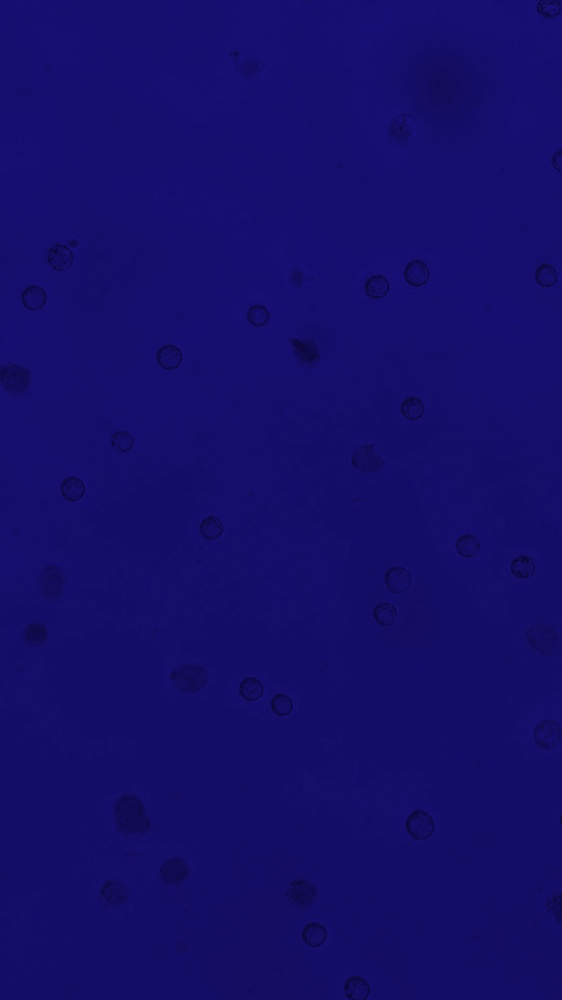
#> input picture python-version/cellphoto-blue version.jpg, 562 x 1000 px, shrunk from 1080 x 1920 before the run
$ python -i cell_detector.py   (imports and definitions only)
#> lines starting #> are read from the running program, lines starting #| are printed output that depends on the picture; after the words box and inside, x2 and y2 are one past the last pixel; in counts of white or black regions, pixels touching at a corner belong together
#> further down, picture is the input picture: shape (1000, 562, 3); mean B, G, R 105.3, 13.6, 20.3
"""
Cell Detection Module
This module contains the CellDetector class for processing images and detecting cells.
"""

import numpy as np
import cv2
from skimage import filters, morphology, measure, segmentation
import scipy.ndimage as ndi

class CellDetector:
    """Cell detection class for processing images and detecting cells"""

    def __init__(self):
        # Parameters for cell detection (optimized for conservative detection)
        self.clahe_clip_limit = 2.0  # Reduced for less aggressive contrast enhancement
        self.clahe_tile_size = 8     # Smaller tiles for more localized enhancement
        self.min_object_size = 25    # Increased to filter out more noise
        self.eccentricity_threshold = 0.95  # More restrictive for rounder objects
        self.area_threshold_small = 100     # Lower threshold for first stage
        self.area_threshold_large = 300     # Reduced for more conservative filtering
        self.area_min = 80           # Increased minimum area
        self.area_max = 500          # Increased maximum area for larger cells
        self.min_perimeter = 30      # Reduced minimum perimeter
        self.max_perimeter = 200     # Reduced maximum perimeter
        self.min_circularity = 0.3   # More permissive circularity
        self.max_circularity = 3.0   # More restrictive maximum circularity
        self.aspect_ratio_threshold = 2.0  # More permissive aspect ratio

        # Edge detection parameters (more conservative)
        self.canny_low = 50          # Higher low threshold
        self.canny_high = 150        # Keep high threshold
        self.edge_threshold = 50     # Higher edge threshold

        # Morphology parameters
        self.final_min_size = 100

        # Watershed segmentation parameters
        self.use_watershed = True
        self.watershed_distance_threshold = 10
        self.watershed_footprint_size = 3
        self.watershed_compactness = 0.5
        self.watershed_min_area = 500

        # For backward compatibility
        self.min_area = self.area_min
        self.max_area = self.area_max

        self.detected_cells = []
        self.processing = False

    def detect_cells(self, frame, aoi_coords=None, return_debug=False):
        """Process image and detect cells, optionally within an AOI"""
#> called with return_debug = False
        # Make a copy of the image to avoid modifying the original
        org = frame.copy()

        # If AOI is provided, crop the image to the AOI
        if aoi_coords and all(coord != 0 for coord in aoi_coords):
            x1, y1, x2, y2 = aoi_coords
            # Ensure x1 < x2 and y1 < y2
            if x1 > x2: x1, x2 = x2, x1
            if y1 > y2: y1, y2 = y2, y1

            # Crop the image to the AOI
            org = org[y1:y2, x1:x2]

            # If the cropped image is too small, return empty results
            if org.shape[0] < 10 or org.shape[1] < 10:
                return [] if not return_debug else ([], None)

        # Convert BGR to RGB for display
        org_rgb = cv2.cvtColor(org, cv2.COLOR_BGR2RGB)

        # Convert to grayscale
        gray_image = cv2.cvtColor(org, cv2.COLOR_BGR2GRAY)

        # Enhance contrast using CLAHE
        clahe = cv2.createCLAHE(clipLimit=self.clahe_clip_limit,
                              tileGridSize=(self.clahe_tile_size, self.clahe_tile_size))
        enhanced_image = clahe.apply(gray_image)
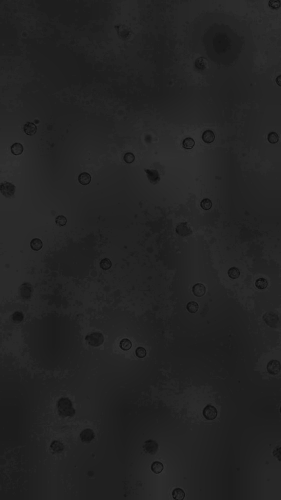
#> enhanced_image: shape (1000, 562) (shown at 1/2 size); min 9, max 55, mean 35.6

        # Convert to float and denoise
        double_image = enhanced_image.astype(np.float32) / 255.0
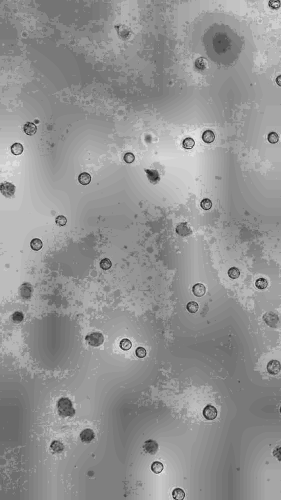
#> double_image: shape (1000, 562) float32 (shown at 1/2 size); min 0.0353, max 0.216, mean 0.14; drawn with min black and max white
        denoised_image = cv2.GaussianBlur(double_image, (3, 3), 2)

        # Conservative binary thresholding - use Otsu for cleaner segmentation
        try:
            # Use Otsu thresholding for better automatic threshold selection
            _, binary_image = cv2.threshold(gray_image, 0, 255, cv2.THRESH_BINARY_INV + cv2.THRESH_OTSU)
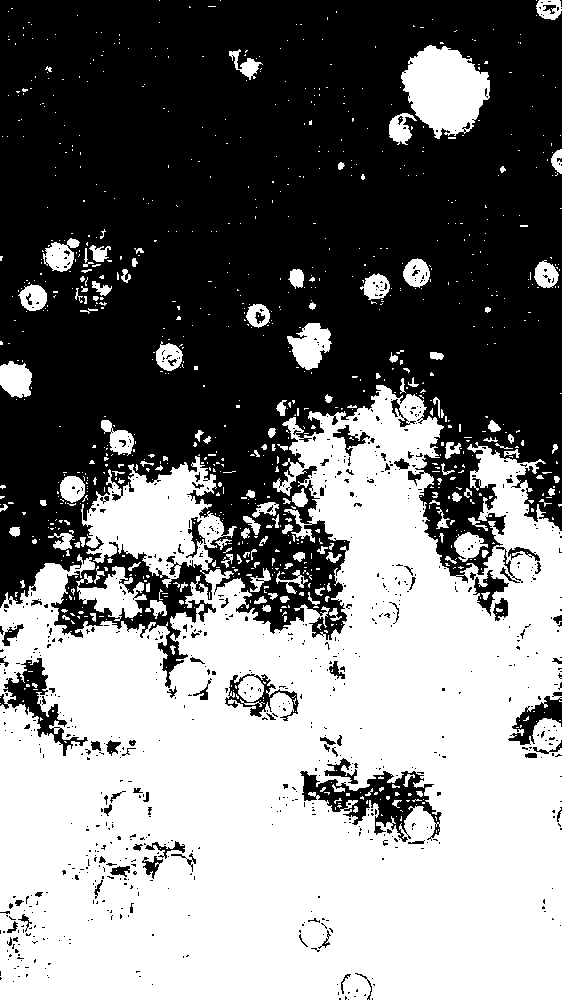
#> binary_image: shape (1000, 562); 48.6% white; 946 white regions (807 under 20 px), largest, box (x1, y1, x2, y2) and area: (0, 385, 562, 1000) 246953, (401, 45, 490, 139) 5537, (76, 566, 147, 621) 1808
        except:
            # Fallback to simple thresholding
            _, binary_image = cv2.threshold(gray_image, 127, 255, cv2.THRESH_BINARY_INV)

        # Conservative edge detection - use only Canny for clean edges
        img_8bit = (denoised_image * 255).astype(np.uint8)
        edge_canny = cv2.Canny(img_8bit, self.canny_low, self.canny_high)
#> edge_canny: shape (1000, 562); every value is 0

        # Combine binary and edge detection (more conservative approach)
        roi_seg = binary_image.astype(bool) | edge_canny.astype(bool)

        # Conservative morphological operations
        kernel_small = cv2.getStructuringElement(cv2.MORPH_ELLIPSE, (2, 2))
        kernel_medium = cv2.getStructuringElement(cv2.MORPH_ELLIPSE, (3, 3))

        # Remove noise first
        roi_seg = morphology.remove_small_objects(roi_seg.astype(bool), min_size=self.min_object_size)
#> roi_seg: shape (1000, 562) bool; 47.8% white; 107 white regions, largest, box (x1, y1, x2, y2) and area: (0, 385, 562, 1000) 236842, (81, 456, 237, 588) 9807, (401, 45, 490, 139) 5534

        # Light morphological operations to preserve cell boundaries
        roi_seg = cv2.morphologyEx(roi_seg.astype(np.uint8), cv2.MORPH_OPEN, kernel_small)
#> roi_seg: shape (1000, 562); values 0 (black) and 1 (white), 47.6% white; 164 white regions (45 under 20 px), largest, box (x1, y1, x2, y2) and area: (0, 386, 562, 1000) 235975, (83, 457, 225, 588) 9695, (402, 46, 491, 140) 5501
        roi_seg = cv2.morphologyEx(roi_seg.astype(np.uint8), cv2.MORPH_CLOSE, kernel_medium, iterations=1)
#> roi_seg: shape (1000, 562); values 0 (black) and 1 (white), 48.4% white; 107 white regions (13 under 20 px), largest, box (x1, y1, x2, y2) and area: (0, 386, 562, 1000) 250426, (402, 46, 491, 140) 5571, (78, 567, 151, 619) 1794

        # Fill small holes only
        roi_seg = morphology.remove_small_holes(roi_seg.astype(bool), area_threshold=50)
#> roi_seg: shape (1000, 562) bool; 48.9% white; 107 white regions (13 under 20 px), largest, box (x1, y1, x2, y2) and area: (0, 386, 562, 1000) 253170, (402, 46, 491, 140) 5576, (78, 567, 151, 619) 1814

        # Final segmentation with stricter size filtering
        final_seg = morphology.remove_small_objects(roi_seg.astype(bool), min_size=self.min_object_size * 2)
#> final_seg: shape (1000, 562) bool; 48.6% white; 46 white regions

        # Label connected components
        labeled_image = measure.label(final_seg)
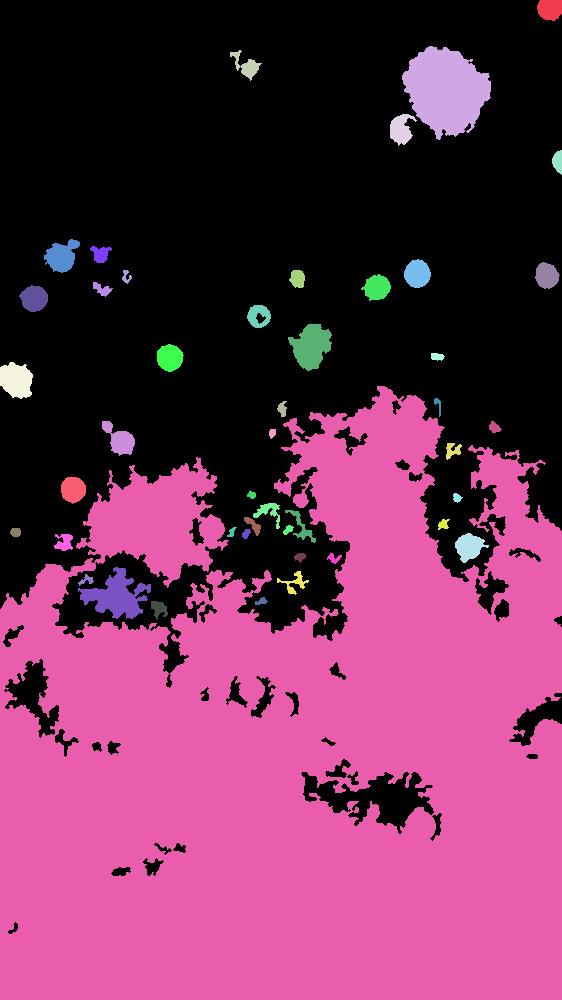
#> labeled_image: shape (1000, 562) int32; 47 distinct labels, from 0 to 46; one colour per label, 0 black
        props = measure.regionprops(labeled_image)
#> props = 46 regions; largest, box (x1, y1, x2, y2) and area: (0, 386, 562, 1000) 253130, (402, 46, 491, 140) 5576, (78, 567, 151, 619) 1814, (288, 324, 332, 371) 1303, (0, 362, 33, 399) 929

        # First filtering step - more permissive to improve recall
        # Allow objects that meet basic size criteria to pass to second filter
        mask = np.zeros_like(final_seg, dtype=bool)
        for prop in props:
            # More permissive first filter - let second filter do the detailed work
            if (prop.area > self.area_min/2):  # Allow smaller objects to pass through
                mask[labeled_image == prop.label] = True
#> this loop made 46 passes

        # Update final segmentation with the mask
        final_seg = mask

        # Apply watershed segmentation to separate touching cells if enabled
        if self.use_watershed:
            # First, get the original labeled image and region properties
            original_labeled = measure.label(final_seg)
            original_props = measure.regionprops(original_labeled)
#> original_props has the same summary as props

            # Create a mask for large objects that need watershed segmentation
            large_objects_mask = np.zeros_like(final_seg, dtype=bool)
            for prop in original_props:
                if prop.area > self.watershed_min_area:
                    large_objects_mask[original_labeled == prop.label] = True
#> large_objects_mask: shape (1000, 562) bool; 47.7% white; 14 white regions, largest, box (x1, y1, x2, y2) and area: (0, 386, 562, 1000) 253130, (402, 46, 491, 140) 5576, (78, 567, 151, 619) 1814

            # Create a mask for small objects that don't need watershed segmentation
            small_objects_mask = final_seg & ~large_objects_mask
#> small_objects_mask: shape (1000, 562) bool; 0.91% white; 32 white regions, largest, box (x1, y1, x2, y2) and area: (535, 262, 560, 289) 488, (537, 0, 562, 21) 444, (247, 305, 271, 328) 366

            # Only apply watershed to large objects
            if np.any(large_objects_mask):
                # Distance transform on large objects only
                distance = ndi.distance_transform_edt(large_objects_mask)

                # Apply threshold to distance map to find markers
                # This helps identify separate cells even when they're touching
                distance_peaks = distance > self.watershed_distance_threshold
#> distance_peaks: shape (1000, 562) bool; 36% white; 20 white regions (4 under 20 px), largest, box (x1, y1, x2, y2) and area: (0, 406, 562, 1000) 193692, (98, 478, 192, 568) 4572, (413, 58, 481, 125) 2913

                # Clean up the peaks to get better markers
                distance_peaks = morphology.remove_small_objects(distance_peaks, min_size=2)
#> distance_peaks: shape (1000, 562) bool; 36% white; 18 white regions (2 under 20 px)

                # Label the peaks as markers
                markers = measure.label(distance_peaks)
#> markers: shape (1000, 562) int32; 19 distinct labels, from 0 to 18

                # Apply watershed segmentation to large objects only
                # Use the negative distance as the input for watershed
                watershed_labels = segmentation.watershed(-distance, markers, mask=large_objects_mask,
                                                        compactness=self.watershed_compactness)
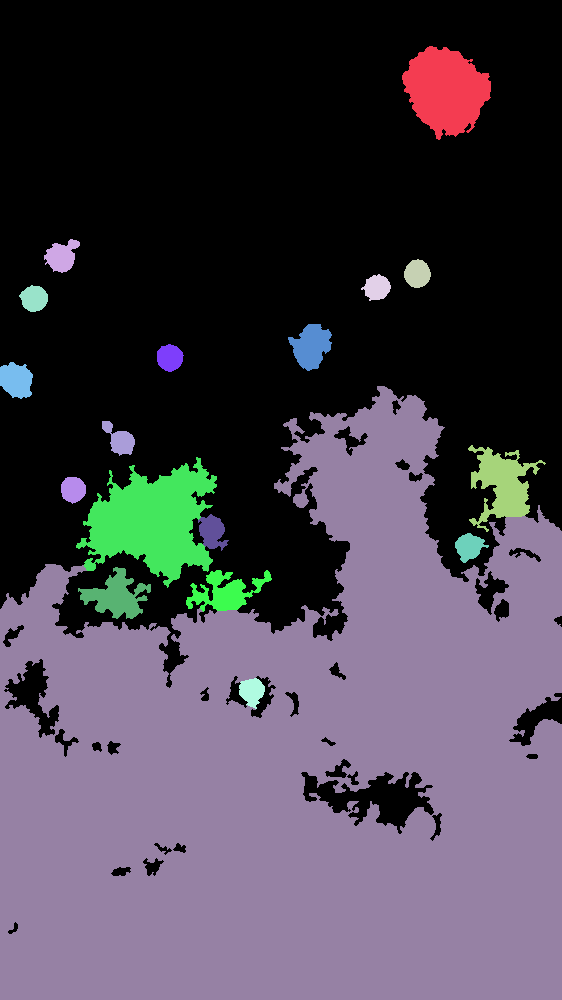
#> watershed_labels: shape (1000, 562) int32; 19 distinct labels, from 0 to 18; one colour per label, 0 black

                # Combine the watershed segmentation of large objects with the small objects
                # First, get the maximum label from watershed_labels
                max_watershed_label = np.max(watershed_labels) if np.any(watershed_labels) else 0
#> max_watershed_label = 18

                # Label the small objects starting from max_watershed_label + 1
                small_objects_labeled = measure.label(small_objects_mask)
#> small_objects_labeled: shape (1000, 562) int32; 33 distinct labels, from 0 to 32
                small_objects_labeled[small_objects_labeled > 0] += max_watershed_label
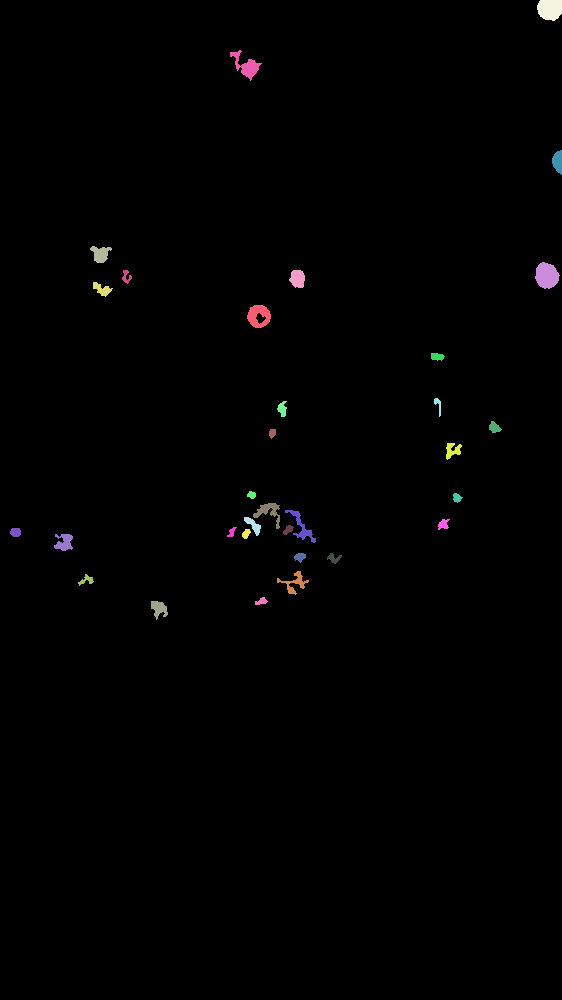
#> small_objects_labeled: shape (1000, 562) int32; 33 distinct labels, from 0 to 50; one colour per label, 0 black

                # Combine the two labeled images
                combined_labels = watershed_labels.copy()
                combined_labels[small_objects_mask] = small_objects_labeled[small_objects_mask]
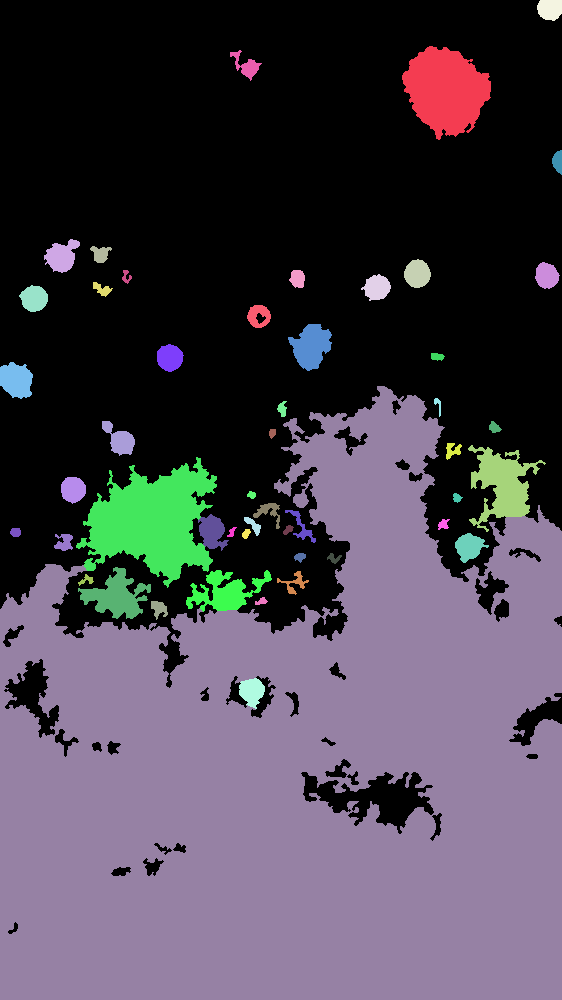
#> combined_labels: shape (1000, 562) int32; 51 distinct labels, from 0 to 50; one colour per label, 0 black

                # Final labeled image
                labeled_image = combined_labels
            else:
                # If no large objects, just use the original labeling
                labeled_image = original_labeled
        else:
            # Re-label after filtering without watershed
            labeled_image = measure.label(final_seg)

        # Get updated region properties after watershed segmentation
        props = measure.regionprops(labeled_image)
#> props = 50 regions; largest, box (x1, y1, x2, y2) and area: (0, 386, 562, 1000) 237357, (76, 457, 217, 588) 9910, (402, 46, 491, 140) 5576, (468, 445, 546, 532) 2936, (78, 567, 151, 619) 1814

        # Filter cells based on properties
        detected_cells = []
        for prop in props:
            area = prop.area
            perimeter = prop.perimeter
            circularity = (perimeter * perimeter) / (4 * np.pi * area)
            eccentricity = prop.eccentricity

            # Get bounding box for aspect ratio calculation
            bbox = prop.bbox
            height = bbox[2] - bbox[0]
            width = bbox[3] - bbox[1]

            # Calculate aspect ratio condition using parameter from visualization UI
            aspect_ratio_condition = (
                (height > width and self.aspect_ratio_threshold * width > height) or
                (width > height and self.aspect_ratio_threshold * height > width) or
                (height == width)
            )

            # Second filtering step - check area, perimeter, circularity and aspect ratio
            # Slightly more permissive to improve recall
            if (self.area_min * 0.8 < area < self.area_max * 1.2 and
                self.min_perimeter * 0.7 < perimeter < self.max_perimeter * 1.3 and
                self.min_circularity * 0.8 < circularity < self.max_circularity * 1.2 and
                aspect_ratio_condition):

                    # Calculate centroid
                    y, x = prop.centroid

                    # If using AOI, adjust the coordinates back to the original image
                    if aoi_coords and all(coord != 0 for coord in aoi_coords):
                        x1_aoi, y1_aoi = aoi_coords[0], aoi_coords[1]
                        adjusted_bbox = (
                            bbox[1] + x1_aoi,  # x1 (min_col + x_offset)
                            bbox[0] + y1_aoi,  # y1 (min_row + y_offset)
                            bbox[3] + x1_aoi,  # x2 (max_col + x_offset)
                            bbox[2] + y1_aoi   # y2 (max_row + y_offset)
                        )
                        detected_cells.append({
                            'bbox': adjusted_bbox,
                            'area': area,
                            'perimeter': perimeter,
                            'circularity': circularity,
                            'eccentricity': eccentricity,
                            'centroid': (x + x1_aoi, y + y1_aoi)  # (x, y) format
                        })
                    else:
                        # Add cell to the list
                        detected_cells.append({
                            'bbox': (bbox[1], bbox[0], bbox[3], bbox[2]),  # Convert to (x1, y1, x2, y2)
                            'centroid': (x, y),  # (x, y) format
                            'area': area,
                            'perimeter': perimeter,
                            'circularity': circularity,
                            'eccentricity': eccentricity
                        })
#> this loop made 50 passes
#> (area, perimeter, circularity, eccentricity, bbox, height, width, aspect_ratio_condition) on passes 3, 4, 5, 7, 10, 13, 15: (590, 88.67, 1.06, 0.361, (259, 404, 288, 431), 29, 27, True), (538, 93.88, 1.3, 0.432, (274, 361, 301, 391), 27, 30, True), (569, 88.08, 1.09, 0.32, (285, 19, 312, 48), 27, 29, True), (565, 87.25, 1.07, 0.204, (344, 157, 372, 184), 28, 27, True), (599, 124.3, 2.05, 0.842, (421, 102, 456, 135), 35, 33, True), (524, 83.6, 1.06, 0.26, (477, 61, 504, 86), 27, 25, True), (595, 104.4, 1.46, 0.483, (533, 455, 563, 489), 30, 34, True)
#> after the loop, detected_cells = 29 items

        self.detected_cells = detected_cells
#> self.detected_cells = 29 items

        # Return debug information if requested
        if return_debug:
            # Convert final_seg to 8-bit for visualization (white = detected objects)
            debug_image = (final_seg * 255).astype(np.uint8)
            return detected_cells, debug_image
        else:
            return detected_cells

    # [35 lines left out: function visualize_cells, not called in this run]

>>> import cv2
>>> picture = cv2.imread('../cellphoto-blue version.jpg')
>>> result = CellDetector().detect_cells(picture)
#> result = 29 items
